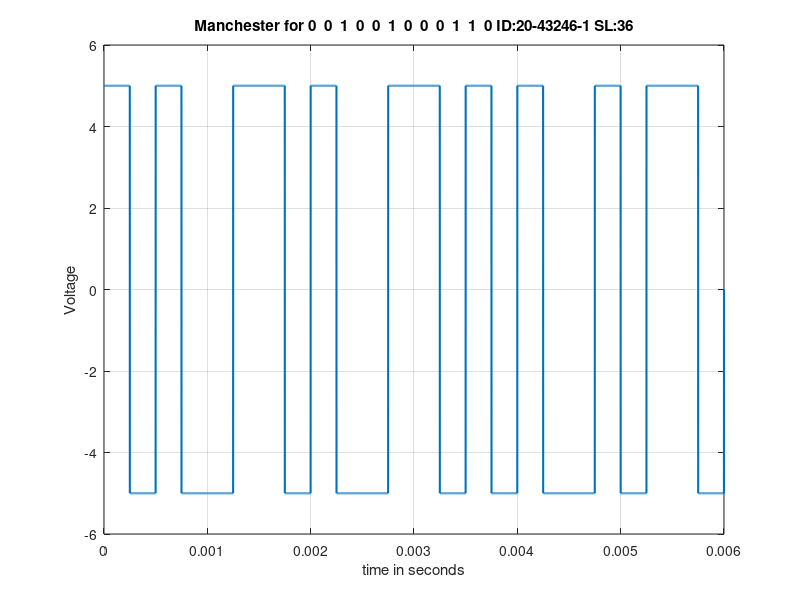

Reproduce this figure in MATLAB.
clc
clear all:
close all
bit_stream = [0 0 1 0 0 1 0 0 0 1 1 0];
no_bits = length(bit_stream);
bit_rate = 2000; % 2 kbps
pulse_per_bit = 2; % for differential manchester
pulse_duration = 1/((pulse_per_bit)*(bit_rate));
no_pulses = no_bits*pulse_per_bit;
samples_per_pulse = 500;
fs = (samples_per_pulse)/(pulse_duration); 
t = 0:1/fs:(no_pulses)*(pulse_duration); % sampling interval
no_samples = length(t); % total number of samples
dig_sig = zeros(1,no_samples);
max_voltage = +5;
min_voltage = -5;
%inv_bit = 1; % inverting bit
last_state = min_voltage;
inv_last_state = max_voltage; % inverse of last state
for i = 1:no_bits
j = (i-1)*2;
if bit_stream(i) == 0 %inv_bit
dig_sig((j*(samples_per_pulse)+1):(j+1)*(samples_per_pulse)) = inv_last_state*ones(1,samples_per_pulse);
dig_sig(((j+1)*(samples_per_pulse)+1):(j+2)*(samples_per_pulse)) = last_state*ones(1,samples_per_pulse);
else
dig_sig((j*(samples_per_pulse)+1):(j+1)*(samples_per_pulse)) = last_state*ones(1,samples_per_pulse);
dig_sig(((j+1)*(samples_per_pulse)+1):(j+2)*(samples_per_pulse)) = inv_last_state*ones(1,samples_per_pulse);
end
end
figure 
plot(t,dig_sig,'linewidth',1.5);
grid on
xlabel('time in seconds')
ylabel('Voltage')
ylim([(min_voltage - (max_voltage)*0.2) (max_voltage+max_voltage*0.2)]) 
title(['Manchester for ',num2str(bit_stream),' ID:20-43246-1 SL:36'])
